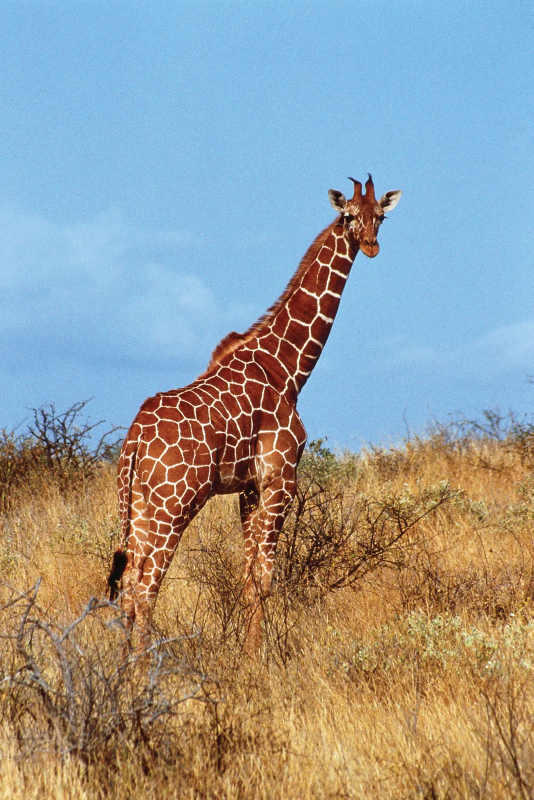
#> input picture Flip_Rotate_&_Crop_Image/giraffe.webp, 1067 x 1600 px (shown at 1/2 size)
$ jupyter execute flip_rotate_crop_image.ipynb
#> lines starting #> are read from the running program, lines starting #| are printed output that depends on the picture
[cell 1]
import cv2
import matplotlib.pyplot as plt

[cell 2]
image = cv2.imread("./giraffe.webp")
#> image is the input picture: shape (1600, 1067, 3); mean B, G, R 152, 154.5, 150.9
image_rgb = cv2.cvtColor(image, cv2.COLOR_BGR2RGB)

[cell 3]
plt.imshow(image_rgb)

# Flip

[cell 4]
flip_horizontal = cv2.flip(image_rgb, 1)
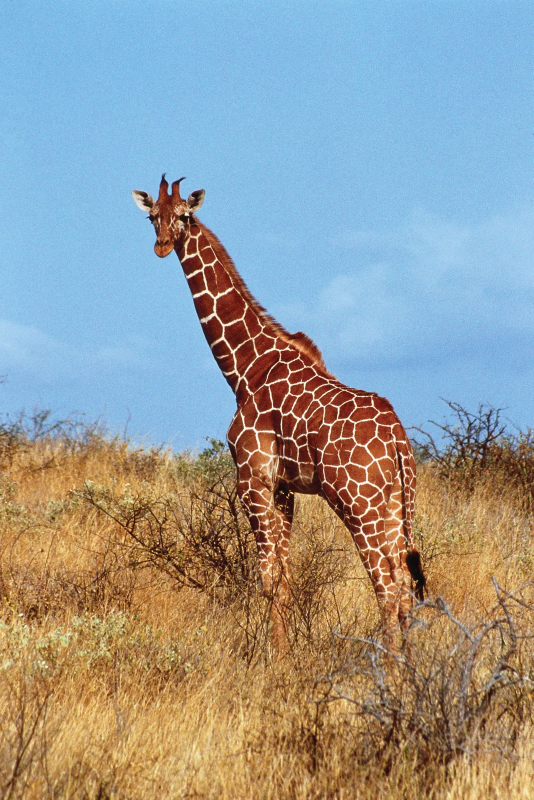
#> flip_horizontal: shape (1600, 1067, 3) (shown at 1/2 size); mean R, G, B 150.9, 154.5, 152
filp_vertical = cv2.flip(image_rgb, 0)
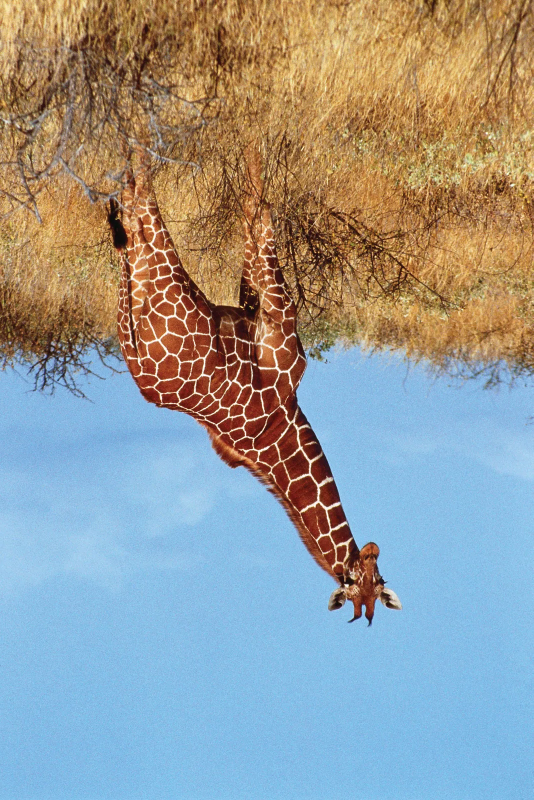
#> filp_vertical: shape (1600, 1067, 3) (shown at 1/2 size); mean R, G, B 150.9, 154.5, 152
flip_both = cv2.flip(image_rgb, -1)
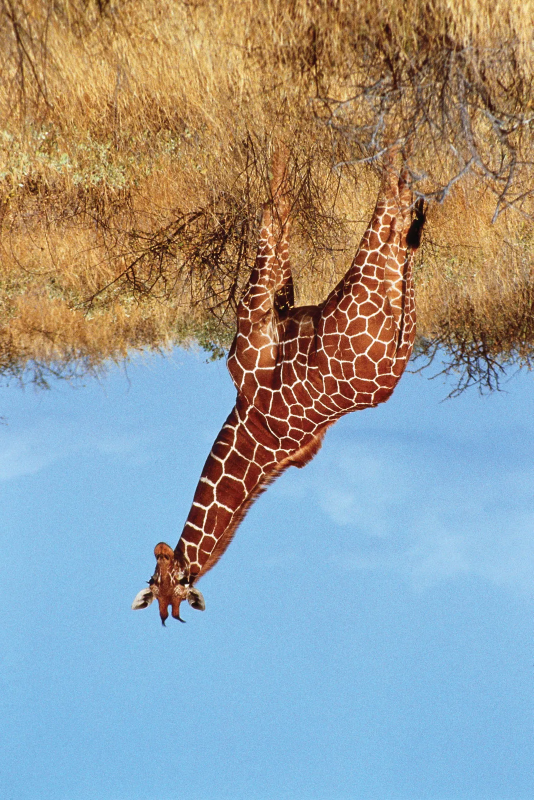
#> flip_both: shape (1600, 1067, 3) (shown at 1/2 size); mean R, G, B 150.9, 154.5, 152

title = ["Original Image", "Flip Horizontal", "Flip Vertical", "Flip Both"]
images = [image_rgb,
            flip_horizontal,
            filp_vertical,
            flip_both
          ]

plt.figure(figsize=(12, 8))
for i in range(4):
    plt.subplot(2, 2, i+1)
    plt.imshow(images[i])
    plt.title(title[i])
    plt.axis("off")

plt.tight_layout()
plt.show()
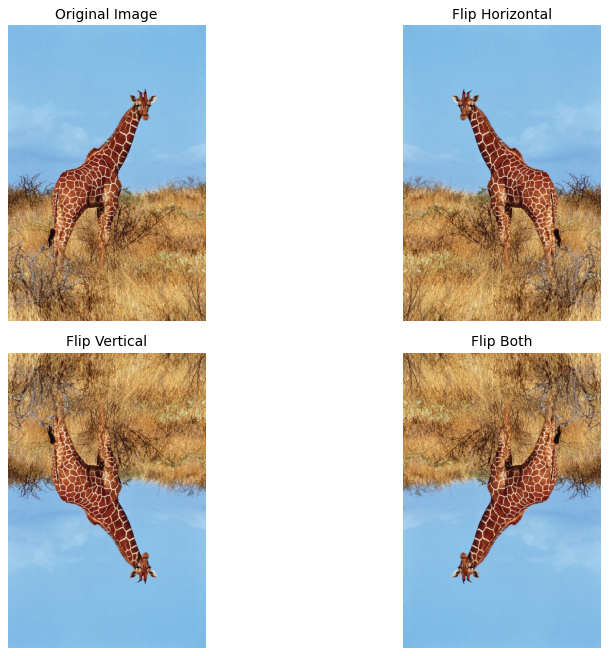
#> figure drawn by matplotlib, 4 panels

# Rotate

[cell 5]
rotate_90_clockwise = cv2.rotate(image_rgb, cv2.ROTATE_90_CLOCKWISE)
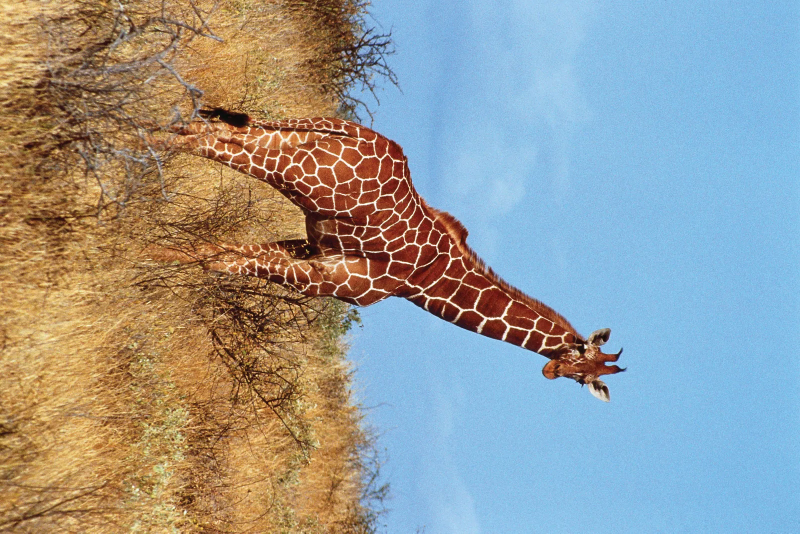
#> rotate_90_clockwise: shape (1067, 1600, 3) (shown at 1/2 size); mean R, G, B 150.9, 154.5, 152
rotate_90_counterclockwise = cv2.rotate(image_rgb, cv2.ROTATE_90_COUNTERCLOCKWISE)
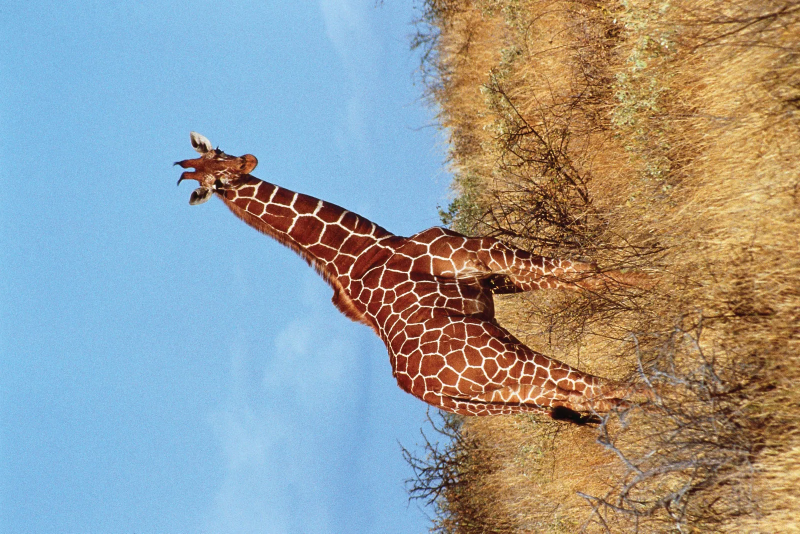
#> rotate_90_counterclockwise: shape (1067, 1600, 3) (shown at 1/2 size); mean R, G, B 150.9, 154.5, 152
rotate_180 = cv2.rotate(image_rgb, cv2.ROTATE_180)


titles = [ "Orignal Image", "Rotate_90_Clockwise", "Rotate_90_CounterClockwise", "Rotate_180" ]

images = [image_rgb,
            rotate_90_clockwise,
            rotate_90_counterclockwise,
            rotate_180
          ]

plt.figure(figsize=(12, 8))
for i in range(4):
    plt.subplot(2, 2, i+1)
    plt.imshow(images[i])
    plt.title(titles[i])
    plt.axis("off")

plt.tight_layout()
plt.show()

# Crop the image

[cell 6]
x_start, y_start = 400, 300
x_end, y_end = 800, 700

cropped_image = image_rgb[y_start:y_end, x_start:x_end]
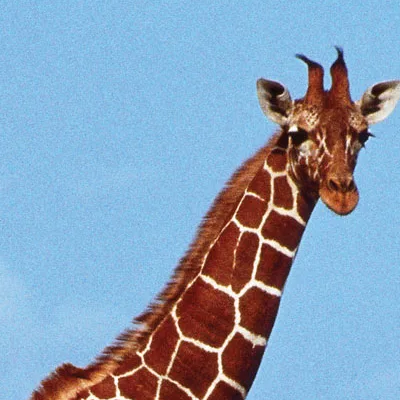
#> cropped_image: shape (400, 400, 3); mean R, G, B 136.4, 160.1, 184.5

plt.figure(figsize=(8, 4))

plt.subplot(1, 2, 1)
plt.imshow(image_rgb)
plt.title("Original Image")
plt.axis("off")

plt.subplot(1, 2, 2)
plt.imshow(cropped_image)
plt.title("Cropped Image")
plt.axis("off")

plt.tight_layout()
plt.show()
